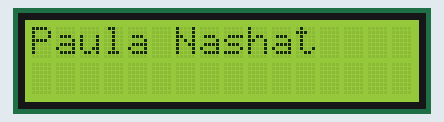
Recording of a sketch running on a simulated Arduino Uno, built with avr-gcc and run on an emulated ATmega328P. On the bench: 16×2 character LCD.

Above: at 0.1 s.
At 2.1 s:
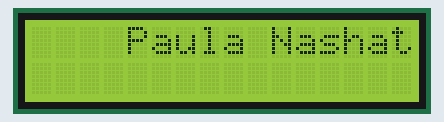
At 4.1 s:
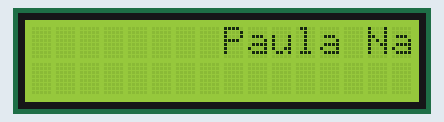
At 8.2 s:
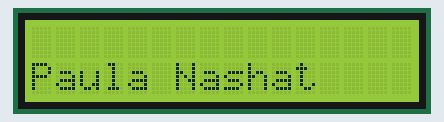
At 12.2 s:
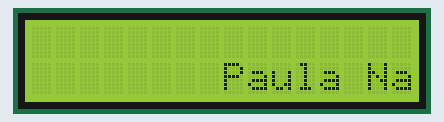
At 16.7 s:
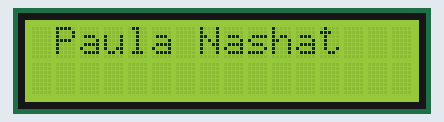

The sketch:

lcd_222.ino
```cpp
#include <LiquidCrystal.h>
LiquidCrystal lcd(2,3,4,5,6,7);
void setup() {
lcd.begin(16,2);
  // put your setup code here, to run once:

}

void loop() {

  lcd.clear();
  for(int i=0;i<16;i++){
  lcd.setCursor(i,0);
  lcd.print ("Paula Nashat");

  delay(500);
  lcd.clear();}
   for(int i=0;i<16;i++){
  lcd.setCursor(i,1);
  lcd.print ("Paula Nashat");

  delay(500);
  lcd.clear();}

}  // put your main code here, to run repeatedly:
```

Measured:
- by itself, everything shown: repeats every 16.1 s, in 33 steps
- what the display in image 1 shows lasts 0.5 s, from 2.1 s to 2.6 s
